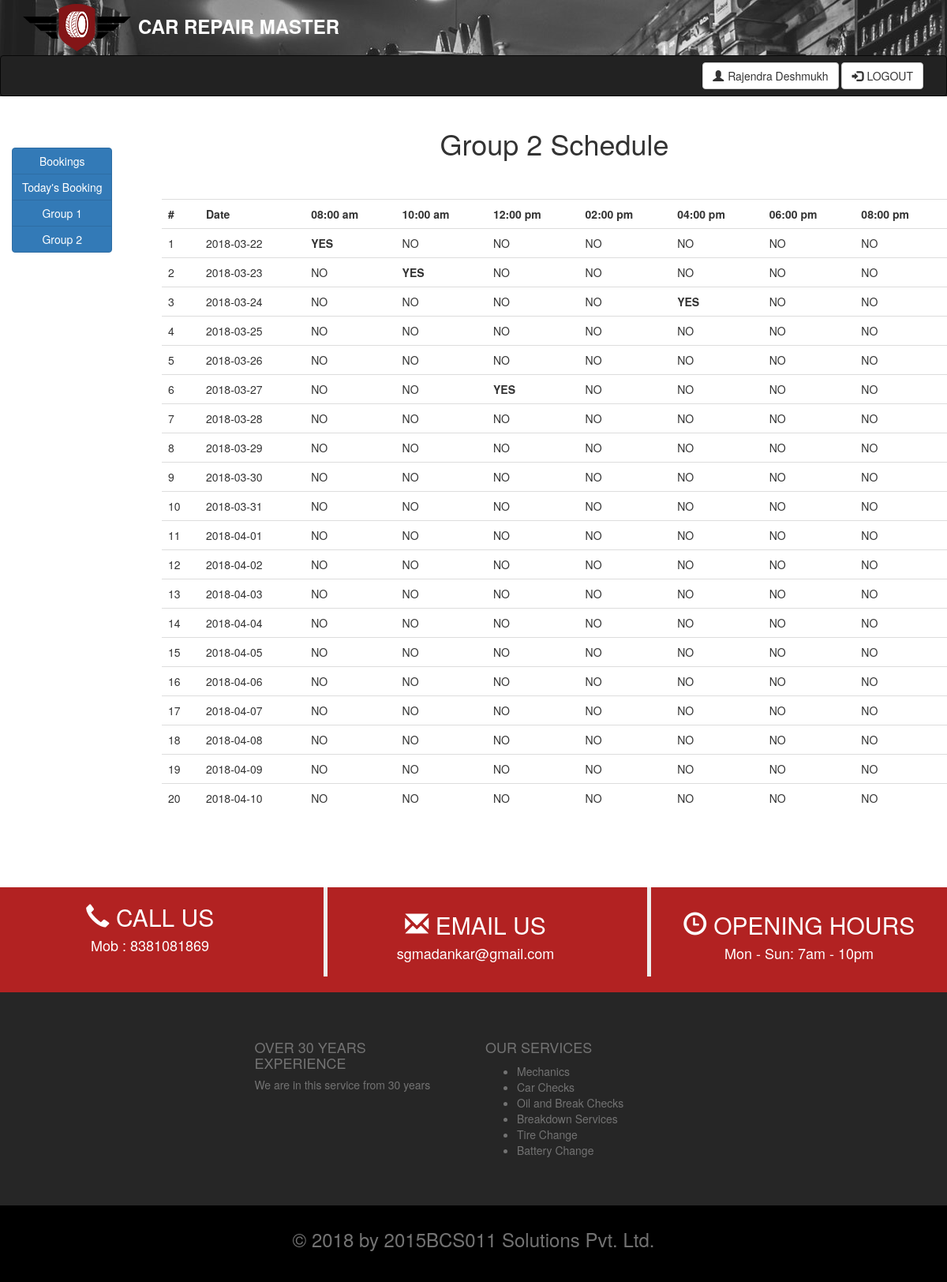
/group2scheduleDisplay.php (signed in), run on the app's committed database.
### tables this page shows
CREATE TABLE `schedule_group2` (
  `date` date NOT NULL,
  `time8am` int(1) NOT NULL DEFAULT '0',
  `time10am` int(1) NOT NULL DEFAULT '0',
  `time12pm` int(1) NOT NULL DEFAULT '0',
  `time2pm` int(1) NOT NULL DEFAULT '0',
  `time4pm` int(1) NOT NULL DEFAULT '0',
  `time6pm` int(1) NOT NULL DEFAULT '0',
  `time8pm` int(1) NOT NULL DEFAULT '0'
);

### group2scheduleDisplay.php (the view, shortened to what this page needs)
<?php
	include_once 'adminAllBookingHeader.php';
?>
<div class="row">
    <div class="col-md-2" style="margin-top: 45px;">
      <div class="container">
          <div class="btn-group-vertical">
            <button type="button" class="btn btn-primary" onclick="location.href='adminAllEntryData.php'">Bookings</button>
            <button type="button" class="btn btn-primary"  onclick="location.href='adminTodaysBooking.php'">Today's Booking</button>
              <button type="button" class="btn btn-primary" onclick="location.href='group1scheuleDisplay.php'">Group 1 </button>
              <button type="button" class="btn btn-primary" onclick="location.href='group2scheduleDisplay.php'">Group 2</button>
          </div>
      </div>
    </div>
    <div class="col-md-10" style="margin-top: 0px;">
        <div>
           <h1 align="center">Group 2 Schedule</h1>
        </div><br><br>
      <div class="box-body table-responsive">
        <table class="table table-hover">
        <tr>
	        <th>#</th>
	        <th>Date</th>
	        <th>08:00 am</th>
	        <th>10:00 am</th>
	        <th>12:00 pm</th>
	        <th>02:00 pm</th>
	        <th>04:00 pm</th>
          <th>06:00 pm</th>
          <th>08:00 pm</th>
        </tr>
            <?php
        	    $con=mysqli_connect("localhost","root","","car-repair-master");
			       	$query = "SELECT * FROM schedule_group2";
                if($result=mysqli_query($con,$query))
                   {
                     if(mysqli_num_rows($result) > 0)
                     {
                        $sno=1;
                        while($row = mysqli_fetch_array($result))
                        {
                            echo "<tr>";
                        echo "<td>" . $sno . "</td>";
                        $sno=$sno+1;
                        echo "<td>" . $row['date'] . "</td>";
                        if($row['time8am'] == 1)
                        {
                          echo "<td><b>YES</b></td>";
                        }
                        else
                        {
                          echo "<td>NO</td>";
                        }
	                     if($row['time10am'] == 1)
                        {
                          echo "<td><b>YES</b></td>";
                        }
                        else
                        {
                          echo "<td>NO</td>";
                        }
                        if($row['time12pm'] == 1)
                        {
                          echo "<td><b>YES</b></td>";
                        }
                        else
                        {
                          echo "<td>NO</td>";
                        }
                        if($row['time2pm'] == 1)
                        {
                          echo "<td><b>YES</b></td>";
                        }
                        else
                        {
                          echo "<td>NO</td>";
                        }
                        if($row['time4pm'] == 1)
                        {
                          echo "<td><b>YES</b></td>";
                        }
                        else
                        {
                          echo "<td>NO</td>";
                        }
                        if($row['time6pm'] == 1)
                        {
                          echo "<td><b>YES</b></td>";
                        }
                        else
                        {
                          echo "<td>NO</td>";
                        }
                        if($row['time8pm'] == 1)
                        {
                          echo "<td><b>YES</b></td>";
                        }
                        else
                        {
                          echo "<td>NO</td>";
                        }
                      }
                    }
               	}
             ?>
		 </table>
    </div>
  </div>
</div>
  <?php
  	include_once 'footer.php';
  ?>

### data on the page
schedule_group2: date "2018-03-22", time8am "YES", time10am "NO", time12pm "NO", time2pm "NO", time4pm "NO", time6pm "NO", time8pm "NO"
schedule_group2: date "2018-03-23", time8am "NO", time10am "YES", time12pm "NO", time2pm "NO", time4pm "NO", time6pm "NO", time8pm "NO"
schedule_group2: date "2018-03-24", time8am "NO", time10am "NO", time12pm "NO", time2pm "NO", time4pm "YES", time6pm "NO", time8pm "NO"
schedule_group2: date "2018-03-25", time8am "NO", time10am "NO", time12pm "NO", time2pm "NO", time4pm "NO", time6pm "NO", time8pm "NO"
schedule_group2: date "2018-03-26", time8am "NO", time10am "NO", time12pm "NO", time2pm "NO", time4pm "NO", time6pm "NO", time8pm "NO"
schedule_group2: date "2018-03-27", time8am "NO", time10am "NO", time12pm "YES", time2pm "NO", time4pm "NO", time6pm "NO", time8pm "NO"
schedule_group2: date "2018-03-28", time8am "NO", time10am "NO", time12pm "NO", time2pm "NO", time4pm "NO", time6pm "NO", time8pm "NO"
schedule_group2: date "2018-03-29", time8am "NO", time10am "NO", time12pm "NO", time2pm "NO", time4pm "NO", time6pm "NO", time8pm "NO"
schedule_group2: date "2018-03-30", time8am "NO", time10am "NO", time12pm "NO", time2pm "NO", time4pm "NO", time6pm "NO", time8pm "NO"
schedule_group2: date "2018-03-31", time8am "NO", time10am "NO", time12pm "NO", time2pm "NO", time4pm "NO", time6pm "NO", time8pm "NO"
schedule_group2: date "2018-04-01", time8am "NO", time10am "NO", time12pm "NO", time2pm "NO", time4pm "NO", time6pm "NO", time8pm "NO"
schedule_group2: date "2018-04-02", time8am "NO", time10am "NO", time12pm "NO", time2pm "NO", time4pm "NO", time6pm "NO", time8pm "NO"
schedule_group2: date "2018-04-03", time8am "NO", time10am "NO", time12pm "NO", time2pm "NO", time4pm "NO", time6pm "NO", time8pm "NO"
schedule_group2: date "2018-04-04", time8am "NO", time10am "NO", time12pm "NO", time2pm "NO", time4pm "NO", time6pm "NO", time8pm "NO"
schedule_group2: date "2018-04-05", time8am "NO", time10am "NO", time12pm "NO", time2pm "NO", time4pm "NO", time6pm "NO", time8pm "NO"
schedule_group2: date "2018-04-06", time8am "NO", time10am "NO", time12pm "NO", time2pm "NO", time4pm "NO", time6pm "NO", time8pm "NO"
schedule_group2: date "2018-04-07", time8am "NO", time10am "NO", time12pm "NO", time2pm "NO", time4pm "NO", time6pm "NO", time8pm "NO"
schedule_group2: date "2018-04-08", time8am "NO", time10am "NO", time12pm "NO", time2pm "NO", time4pm "NO", time6pm "NO", time8pm "NO"
schedule_group2: date "2018-04-09", time8am "NO", time10am "NO", time12pm "NO", time2pm "NO", time4pm "NO", time6pm "NO", time8pm "NO"
schedule_group2: date "2018-04-10", time8am "NO", time10am "NO", time12pm "NO", time2pm "NO", time4pm "NO", time6pm "NO", time8pm "NO"

### other printed values
$_SESSION['name'] "Rajendra Deshmukh"
